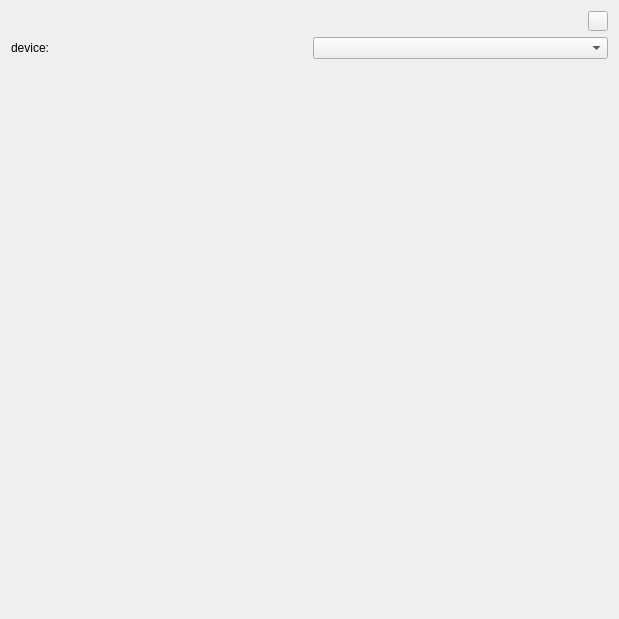
<?xml version="1.0" encoding="UTF-8"?>
<ui version="4.0">
 <class>SetValue</class>
 <widget class="QFrame" name="SetValue">
  <property name="geometry">
   <rect>
    <x>0</x>
    <y>0</y>
    <width>619</width>
    <height>619</height>
   </rect>
  </property>
  <property name="windowTitle">
   <string>Frame</string>
  </property>
  <layout class="QVBoxLayout" name="verticalLayout">
   <item>
    <layout class="QHBoxLayout" name="horizontalLayout_3">
     <item>
      <spacer name="horizontalSpacer">
       <property name="orientation">
        <enum>Qt::Horizontal</enum>
       </property>
       <property name="sizeHint" stdset="0">
        <size>
         <width>40</width>
         <height>20</height>
        </size>
       </property>
      </spacer>
     </item>
     <item>
      <widget class="QPushButton" name="closeButton">
       <property name="sizePolicy">
        <sizepolicy hsizetype="Minimum" vsizetype="Fixed">
         <horstretch>0</horstretch>
         <verstretch>0</verstretch>
        </sizepolicy>
       </property>
       <property name="minimumSize">
        <size>
         <width>20</width>
         <height>20</height>
        </size>
       </property>
       <property name="maximumSize">
        <size>
         <width>20</width>
         <height>20</height>
        </size>
       </property>
       <property name="sizeIncrement">
        <size>
         <width>0</width>
         <height>0</height>
        </size>
       </property>
       <property name="baseSize">
        <size>
         <width>20</width>
         <height>20</height>
        </size>
       </property>
       <property name="text">
        <string/>
       </property>
      </widget>
     </item>
    </layout>
   </item>
   <item>
    <layout class="QHBoxLayout" name="horizontalLayout">
     <item>
      <widget class="QLabel" name="label">
       <property name="text">
        <string>device:</string>
       </property>
      </widget>
     </item>
     <item>
      <widget class="QComboBox" name="deviceSelectionCombobox"/>
     </item>
    </layout>
   </item>
   <item>
    <spacer name="verticalSpacer">
     <property name="orientation">
      <enum>Qt::Vertical</enum>
     </property>
     <property name="sizeHint" stdset="0">
      <size>
       <width>20</width>
       <height>40</height>
      </size>
     </property>
    </spacer>
   </item>
  </layout>
 </widget>
 <resources/>
 <connections/>
</ui>
